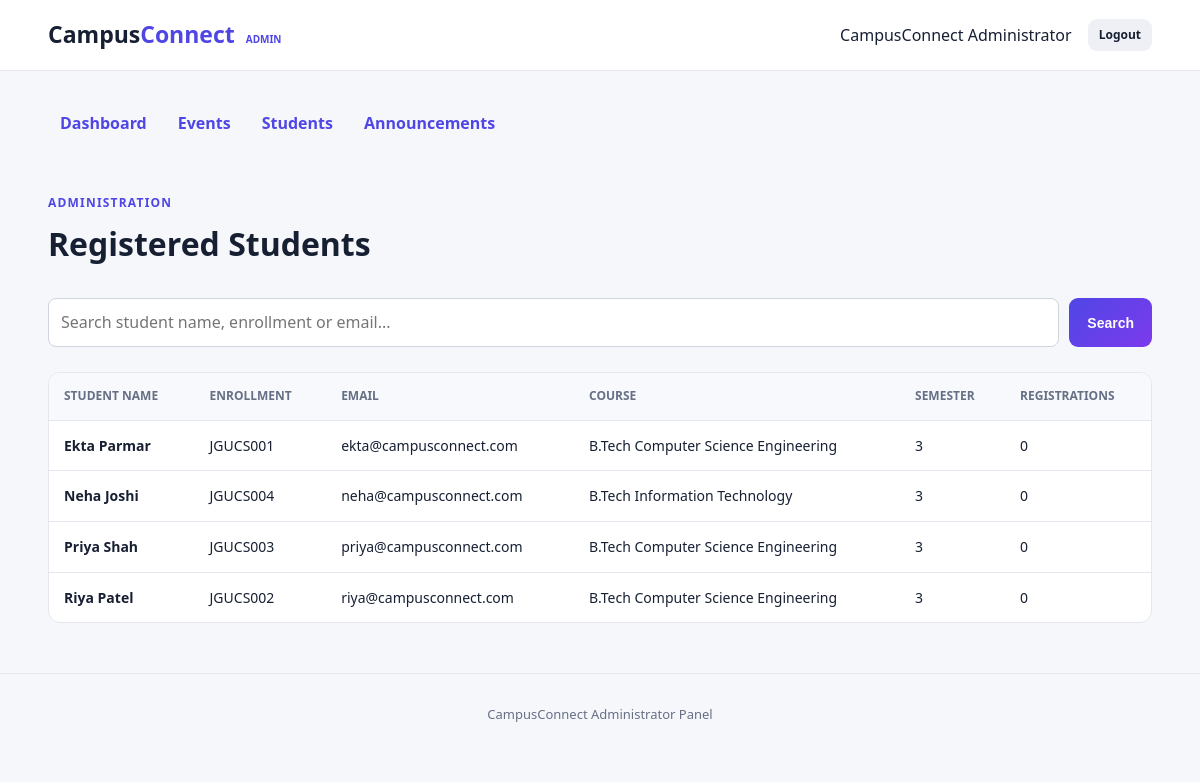
The app's page /admin/students.php (signed in) with its own data.
### tables this page shows
CREATE TABLE students (
    id INT UNSIGNED AUTO_INCREMENT PRIMARY KEY,
    student_name VARCHAR(100) NOT NULL,
    enrollment_no VARCHAR(30) NOT NULL UNIQUE,
    email VARCHAR(150) NOT NULL UNIQUE,
    phone VARCHAR(20) DEFAULT NULL,
    course VARCHAR(120) NOT NULL,
    semester TINYINT UNSIGNED NOT NULL,
    password VARCHAR(255) NOT NULL,
    created_at TIMESTAMP DEFAULT CURRENT_TIMESTAMP
);

### config.php (called while the page is built, shortened)
<?php
function db()
{
    static $pdo = null;
    if ($pdo === null) {
        $dsn = 'mysql:host=localhost;dbname=campusconnect;charset=utf8mb4';
        $pdo = new PDO($dsn, 'root', '', [
            PDO::ATTR_ERRMODE => PDO::ERRMODE_EXCEPTION,
            PDO::ATTR_DEFAULT_FETCH_MODE => PDO::FETCH_ASSOC,
            PDO::ATTR_EMULATE_PREPARES => false,
        ]);
    }
    return $pdo;
}
function e(mixed $value): string
{
    return htmlspecialchars((string) $value, ENT_QUOTES, 'UTF-8');
}
?>

### admin/students.php (the view, shortened to what this page needs)
<?php
require 'header.php';
$search = trim($_GET['search'] ?? '');
if ($search !== '') {
    $stmt = db()->prepare(
        "SELECT s.*, COUNT(CASE WHEN r.status = 'Registered' THEN 1 END) AS registrations
         FROM students s
         LEFT JOIN event_registrations r ON r.student_id = s.id
         WHERE s.student_name LIKE ? OR s.enrollment_no LIKE ? OR s.email LIKE ?
         GROUP BY s.id ORDER BY s.student_name"
    );
    $like = '%' . $search . '%';
    $stmt->execute([$like, $like, $like]);
    $students = $stmt->fetchAll();
} else {
    $students = db()->query(
        "SELECT s.*, COUNT(CASE WHEN r.status = 'Registered' THEN 1 END) AS registrations
         FROM students s
         LEFT JOIN event_registrations r ON r.student_id = s.id
         GROUP BY s.id ORDER BY s.student_name"
    )->fetchAll();
}
?>
<div class="page-title"><div><span class="eyebrow">Administration</span><h1>Registered Students</h1></div></div>
<form class="searchbar" method="get"><input name="search" placeholder="Search student name, enrollment or email..." value="<?= e($search) ?>"><button class="btn btn-primary" type="submit">Search</button></form>
<div class="table-wrap"><table><thead><tr><th>Student Name</th><th>Enrollment</th><th>Email</th><th>Course</th><th>Semester</th><th>Registrations</th></tr></thead><tbody>
<?php foreach ($students as $student): ?><tr><td><strong><?= e($student['student_name']) ?></strong></td><td><?= e($student['enrollment_no']) ?></td><td><?= e($student['email']) ?></td><td><?= e($student['course']) ?></td><td><?= e($student['semester']) ?></td><td><?= e($student['registrations']) ?></td></tr><?php endforeach; ?>
</tbody></table></div>
<?php require 'footer.php'; ?>

### assets/style.css (style rules this page uses)
:root { --primary: #4f46e5; --secondary: #7c3aed; --dark: #172033; --muted: #667085; --background: #f6f7fb; --white: #ffffff; --border: #e4e7ee; --success: #087f5b; --danger: #c92a2a; }
* { box-sizing: border-box; }
body { margin: 0; font-family: "Segoe UI", Arial, sans-serif; color: var(--dark); background: var(--background); line-height: 1.55; }
.btn { border: 0; border-radius: 9px; padding: 11px 18px; display: inline-block; font-weight: 700; cursor: pointer; font-size: 14px; }
.btn-primary { color: #fff; background: linear-gradient(135deg, var(--primary), var(--secondary)); }
.eyebrow { color: var(--primary); font-size: 12px; font-weight: 800; letter-spacing: 1.2px; text-transform: uppercase; }
input, select, textarea { width: 100%; border: 1px solid #d0d4df; border-radius: 8px; padding: 11px 12px; background: #fff; font: inherit; }
.welcome, .page-title, .section-head { display: flex; justify-content: space-between; align-items: center; gap: 20px; margin: 25px 0; }
.welcome h1, .page-title h1 { margin: 5px 0; font-size: 32px; }
.searchbar { display: flex; gap: 10px; margin-bottom: 25px; }
.searchbar input { flex: 1; }
.table-wrap { overflow-x: auto; background: #fff; border: 1px solid var(--border); border-radius: 12px; }
table { width: 100%; border-collapse: collapse; font-size: 14px; }
th, td { padding: 14px 15px; text-align: left; border-bottom: 1px solid var(--border); }
th { color: #667085; background: #f8f9fc; font-size: 12px; text-transform: uppercase; }
tr:last-child td { border-bottom: 0; }

### records on screen
students: student_name "Ekta Parmar", enrollment_no "JGUCS001", email "ekta@campusconnect.com", course "B.Tech Computer Science Engineering", semester "3", registrations "0"
students: student_name "Neha Joshi", enrollment_no "JGUCS004", email "neha@campusconnect.com", course "B.Tech Information Technology", semester "3", registrations "0"
students: student_name "Priya Shah", enrollment_no "JGUCS003", email "priya@campusconnect.com", course "B.Tech Computer Science Engineering", semester "3", registrations "0"
students: student_name "Riya Patel", enrollment_no "JGUCS002", email "riya@campusconnect.com", course "B.Tech Computer Science Engineering", semester "3", registrations "0"

### other values on screen
$_SESSION['admin_name'] "CampusConnect Administrator"
